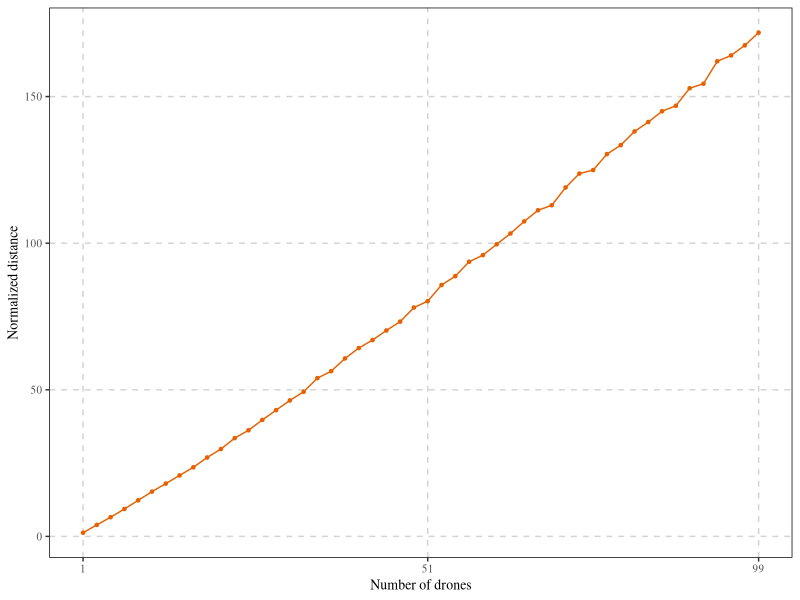
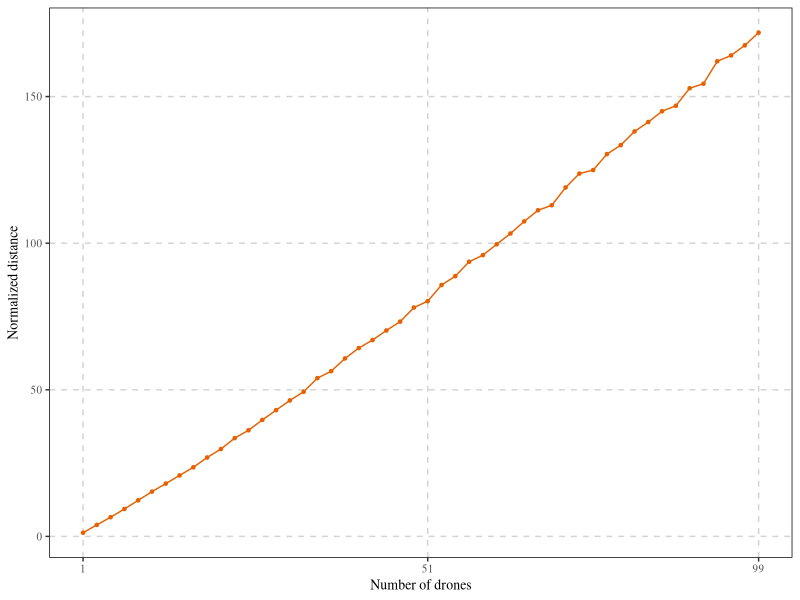

These charts were generated, in order, by the following R code:
library(tidyverse)

# Define the IEEE palette and the theme function
ieee_palette <- c("#e66101", "#5e3c99", "#fdb863", "#b2abd2", "#ffffff")

ieee_theme <- function(font.size = 10, font.family = 'Times', ...) {
    theme_bw() +
    theme(
        text = element_text(family = font.family, size = font.size),
        panel.grid.major = element_line(colour = 'light gray', linetype = 'dashed'),
        panel.grid.minor = element_blank(),
        panel.border = element_rect(colour = 'black'),
        panel.background = element_blank(),
        legend.key = element_blank(),
        legend.text = element_text(family = font.family, size = round(font.size * 0.8)),
        strip.background = element_rect(colour = 'black', fill = '#EEEEEE'),
        ...
    )
}

# Load the tidy data
data <- read_csv("./julia/normalized_distances.csv")

# Determine the indices of the boxes to keep (every 2nd value)
indices_to_keep <- seq(1, max(data$Number_of_Drones), by = 2)

# Filter the data to include only the specified boxes
filtered_data <- data %>% filter(Number_of_Drones %in% indices_to_keep)

# Specify the values to display on the x-axis
x_axis_values <- c(1, 51, 99)

# Create a line plot with points using the first color from the IEEE palette
normalized_distance_plot <- ggplot(filtered_data %>%
                                     group_by(Number_of_Drones) %>%
                                     summarise(Normalized_Distance = median(Normalized_Distance)),
                                   aes(x = Number_of_Drones, y = Normalized_Distance)) +
  geom_line(color = ieee_palette[1]) +
  geom_point(color = ieee_palette[1], size = 0.9) +  # Reduce the size of the points
  ieee_theme(legend.position = "bottom") +
  labs(x = "Number of drones", y = "Normalized distance") +
  scale_x_continuous(breaks = x_axis_values)

# Save the plot
ggsave("normalized_distance_plot.pdf", normalized_distance_plot, width = 80, height = 80, units = "mm")

# Display the plot
print(normalized_distance_plot)
